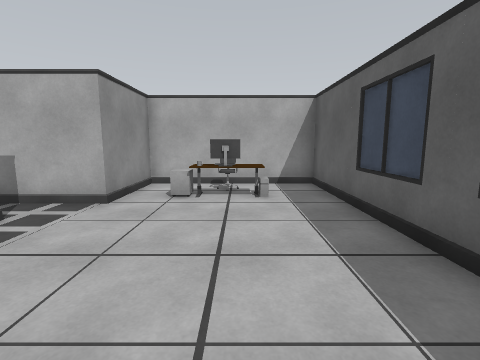
view 1 (above)

12 first-person views from a walk through a scene from a Unity 3-D project. The camera is 1.4 m above the floor, tilts 8° down and sees 85° across. The floor is counted in squares, 1 m on a side. Each view is taken from the middle of a square. On the plan, view 1 faces up. The plan holds only what a view shows up to about 13 squares ahead; the rest is blank. The player is left out.

view 2
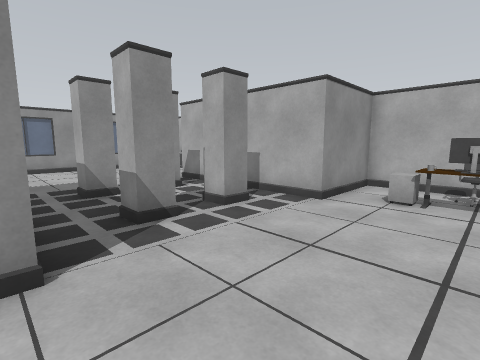

view 3
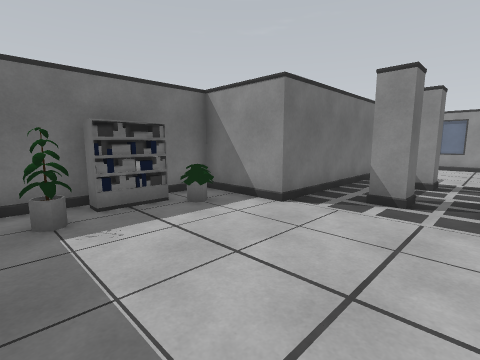

view 4
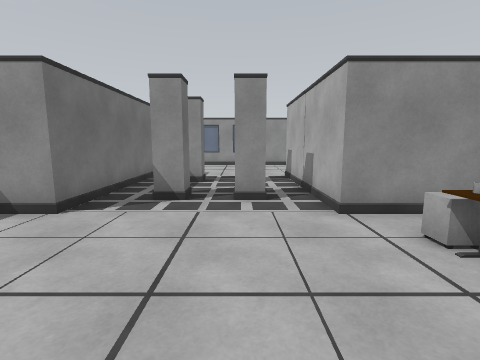

view 5
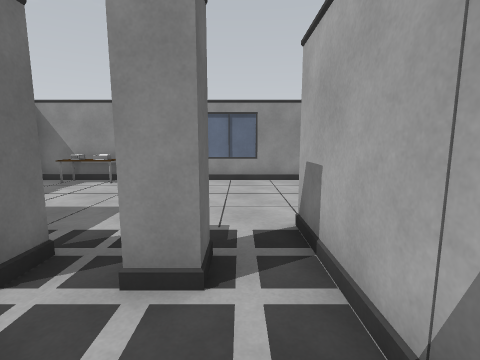

view 6
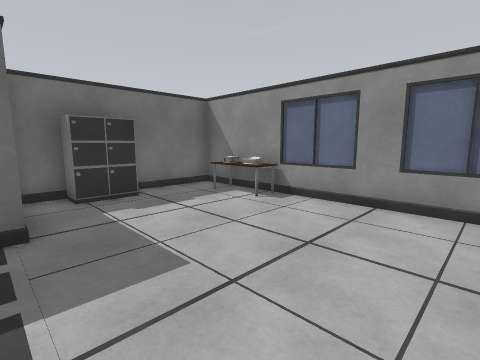

view 7
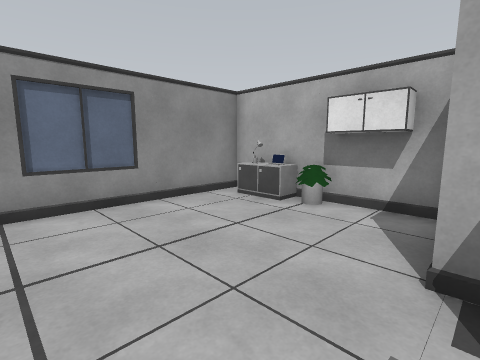

view 8
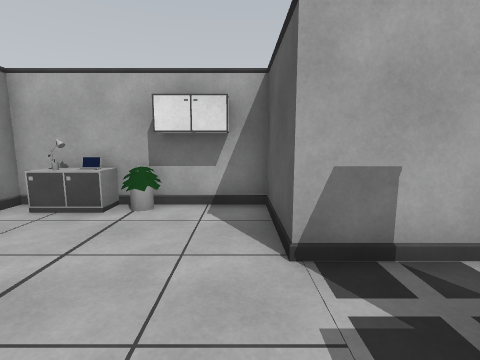

view 9
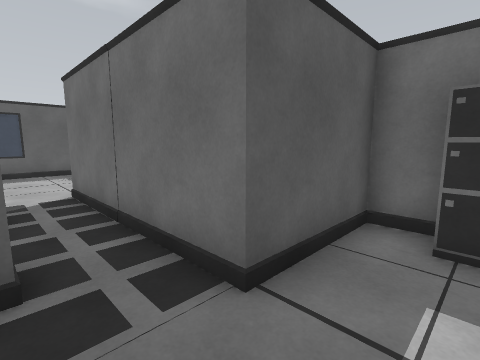

view 10
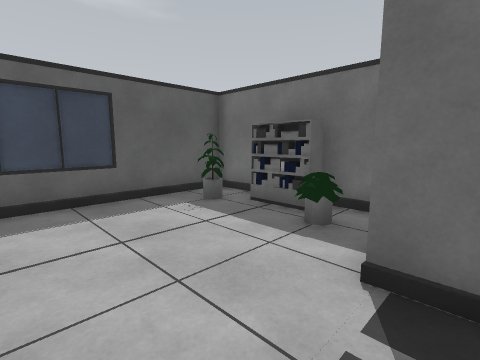

view 11
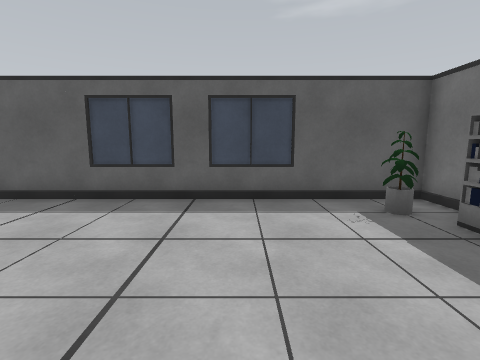

view 12
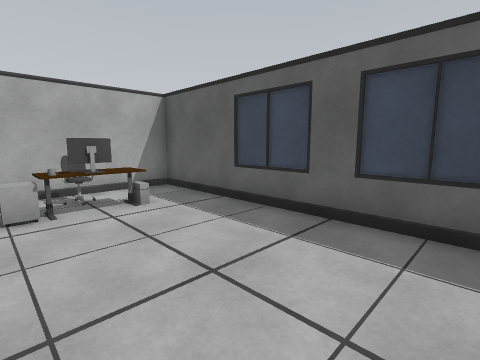

### Floor plan
Points are (right, up) in squares from view 1. A wall is a line through its corners. A room is listed if a view was taken in it or the views show most of it. See-through windows are left out.
Room 1 (views 1, 2, 3, 4, 5, 6, 7, 8, 9, 10, 11, 12)
walls: (-0.4, 6.9) (-0.9, 6.9); (-10.6, -2.8) (-9.4, -2.8) (-9.4, 0.3) (-3.1, 0.3) (-3.1, -2.6) (-1, -2.6); (1.1, -1) (1.6, -1.1); (0.2, -2.6) (2.6, -2.6) (2.6, 9.1) (-3.1, 9.1) (-3.1, 6) (-9.4, 6) (-9.4, 8.9) (-12.5, 8.9); (-15.1, 8.9) (-15.1, -2.8) (-12.4, -2.8)
low walls: (-0.4, 6.6) (-1.4, 6.6); (1.2, -0.9) (1.6, -1.1); (-14.1, -0.4) (-14.1, -1.4); (-14.8, -0.7) (-14.2, -0.7)
objects: printer (-14, 0); cabinet (-14, 8) to (-14, 9); laptop (-13, 8) to (-13, 9); cabinet (-12, -2) to (-11, -2); pillar (-8, 2); pillar (-8, 4); pillar (-5, 2); pillar (-5, 4); cabinet (-2, 7); shelf (-1, -2) to (0, -2); chair (-1, 8) to (0, 8); other object (0, 7)

Positions as (right, up) in squares from view 1, and headings:
1: (0, 0), facing up
2: (0, 0), facing up-left
3: (2, 4), facing down-left
4: (2, 4), facing left
5: (-5, 5), facing left
6: (-9, 5), facing down-left
7: (-9, 3), facing up-left
8: (-10, 3), facing up
9: (-11, 2), facing down-right
10: (-4, 3), facing down-right
11: (-4, 2), facing right
12: (-2, 1), facing up-right
